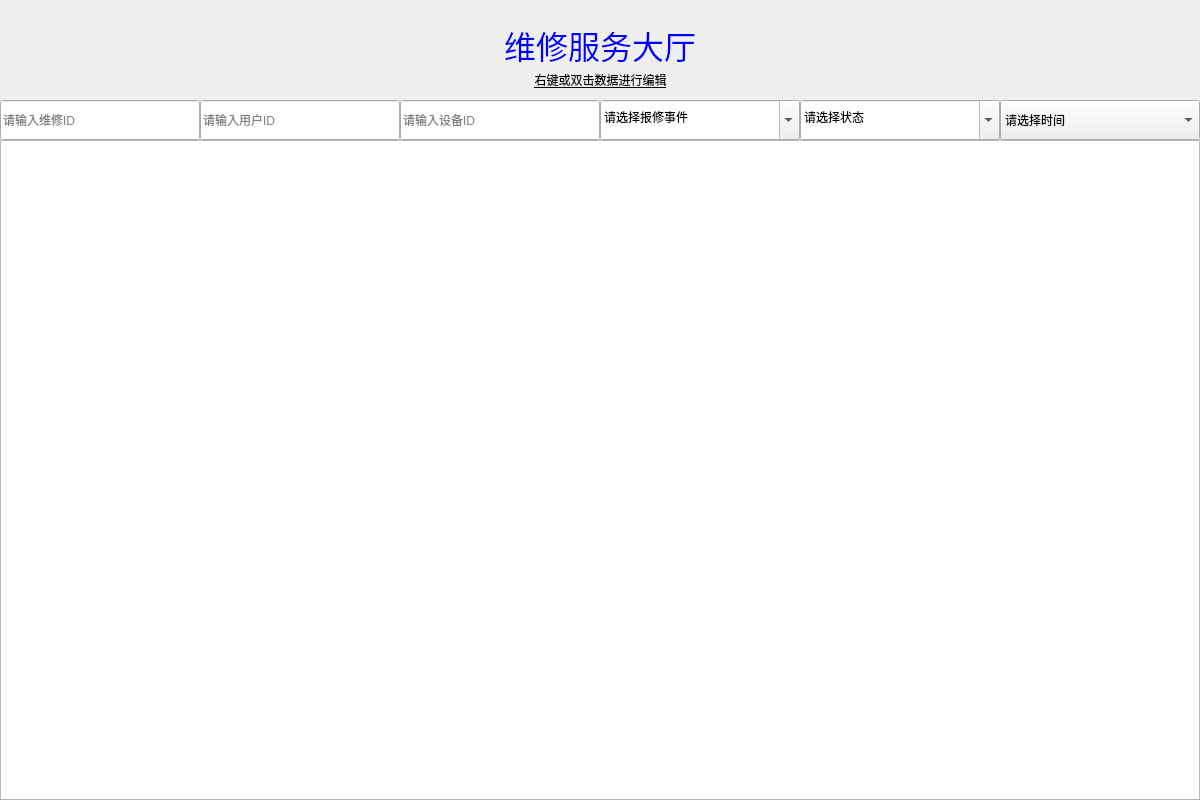
<?xml version="1.0" encoding="UTF-8"?>
<ui version="4.0">
 <class>RepairServiceWidget</class>
 <widget class="QWidget" name="RepairServiceWidget">
  <property name="geometry">
   <rect>
    <x>0</x>
    <y>0</y>
    <width>1200</width>
    <height>800</height>
   </rect>
  </property>
  <property name="minimumSize">
   <size>
    <width>1200</width>
    <height>800</height>
   </size>
  </property>
  <property name="windowTitle">
   <string>工作人员</string>
  </property>
  <widget class="QTableView" name="tableView">
   <property name="geometry">
    <rect>
     <x>0</x>
     <y>140</y>
     <width>1200</width>
     <height>660</height>
    </rect>
   </property>
   <property name="minimumSize">
    <size>
     <width>0</width>
     <height>0</height>
    </size>
   </property>
   <property name="styleSheet">
    <string notr="true"/>
   </property>
  </widget>
  <widget class="QLineEdit" name="uidE">
   <property name="geometry">
    <rect>
     <x>0</x>
     <y>100</y>
     <width>200</width>
     <height>40</height>
    </rect>
   </property>
   <property name="minimumSize">
    <size>
     <width>200</width>
     <height>40</height>
    </size>
   </property>
   <property name="placeholderText">
    <string>请输入维修ID</string>
   </property>
  </widget>
  <widget class="QLineEdit" name="ridE">
   <property name="geometry">
    <rect>
     <x>400</x>
     <y>100</y>
     <width>200</width>
     <height>40</height>
    </rect>
   </property>
   <property name="minimumSize">
    <size>
     <width>200</width>
     <height>40</height>
    </size>
   </property>
   <property name="placeholderText">
    <string>请输入设备ID</string>
   </property>
  </widget>
  <widget class="QLineEdit" name="didE">
   <property name="geometry">
    <rect>
     <x>200</x>
     <y>100</y>
     <width>200</width>
     <height>40</height>
    </rect>
   </property>
   <property name="minimumSize">
    <size>
     <width>200</width>
     <height>40</height>
    </size>
   </property>
   <property name="placeholderText">
    <string>请输入用户ID</string>
   </property>
  </widget>
  <widget class="QComboBox" name="ecb">
   <property name="geometry">
    <rect>
     <x>600</x>
     <y>100</y>
     <width>200</width>
     <height>40</height>
    </rect>
   </property>
   <property name="minimumSize">
    <size>
     <width>200</width>
     <height>40</height>
    </size>
   </property>
   <property name="editable">
    <bool>true</bool>
   </property>
   <item>
    <property name="text">
     <string>请选择报修事件</string>
    </property>
   </item>
  </widget>
  <widget class="QComboBox" name="tcb">
   <property name="geometry">
    <rect>
     <x>1000</x>
     <y>100</y>
     <width>200</width>
     <height>40</height>
    </rect>
   </property>
   <property name="minimumSize">
    <size>
     <width>200</width>
     <height>40</height>
    </size>
   </property>
   <item>
    <property name="text">
     <string>请选择时间</string>
    </property>
   </item>
  </widget>
  <widget class="QComboBox" name="scb">
   <property name="geometry">
    <rect>
     <x>800</x>
     <y>100</y>
     <width>200</width>
     <height>40</height>
    </rect>
   </property>
   <property name="minimumSize">
    <size>
     <width>200</width>
     <height>40</height>
    </size>
   </property>
   <property name="editable">
    <bool>true</bool>
   </property>
   <item>
    <property name="text">
     <string>请选择状态</string>
    </property>
   </item>
  </widget>
  <widget class="QLabel" name="title">
   <property name="geometry">
    <rect>
     <x>480</x>
     <y>20</y>
     <width>240</width>
     <height>50</height>
    </rect>
   </property>
   <property name="font">
    <font>
     <pointsize>24</pointsize>
    </font>
   </property>
   <property name="styleSheet">
    <string notr="true">color: rgb(0, 0, 255)</string>
   </property>
   <property name="text">
    <string>维修服务大厅</string>
   </property>
   <property name="alignment">
    <set>Qt::AlignCenter</set>
   </property>
  </widget>
  <widget class="QLabel" name="label">
   <property name="geometry">
    <rect>
     <x>500</x>
     <y>70</y>
     <width>201</width>
     <height>20</height>
    </rect>
   </property>
   <property name="styleSheet">
    <string notr="true">font: 9pt &quot;Agency FB&quot;;
text-decoration: underline;</string>
   </property>
   <property name="text">
    <string>右键或双击数据进行编辑</string>
   </property>
   <property name="alignment">
    <set>Qt::AlignCenter</set>
   </property>
  </widget>
 </widget>
 <resources/>
 <connections/>
</ui>
